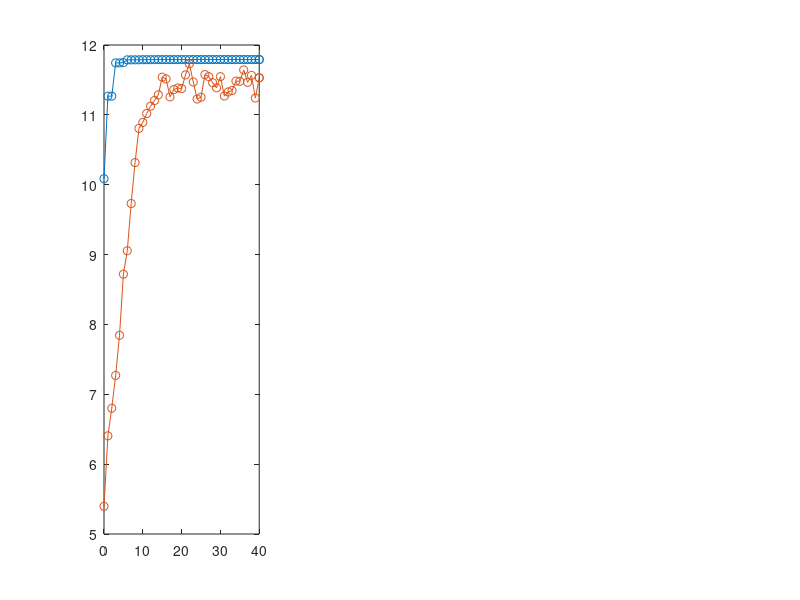

Reproduce this figure in MATLAB. (Note: this script raises an error after producing the figure.)
function b2_plot_optmization
close all  
clc
clear variables
load b1_Ind_min_max_gen_report.mat mytable
load b1_Ind_min_max Masterresult


idx = find(mytable(:,1) == 0);           % Find where iteration resets
idx(end+1) = size(mytable,1)+1;          % Add end index

C = cell(numel(idx)-1,1);          % Preallocate cell array

for i = 1:numel(idx)-1
    C{i} = mytable(idx(i):idx(i+1)-1, :);  % Extract submatrix between zeros
end
Ylabel={'COD utilized (g l^{-1})','Biomass (g l^{-1})','Polymer (g l^{-1})'};
title='a':'z';

fig=figure();
set(gcf,'color','w');
for i=1:3
    subplot(1,3,i)
    dd=[1 -1 -1].*C{i};
    h=plot(dd(:,1),dd(:,2:3),'o-');
    h(1).Parent.XLabel.String='Iterations';
    h(1).Parent.YLabel.String=Ylabel{i};
    h(1).Parent.Title.String=['(' title(i) ')'];
    [h.LineWidth]=deal(1.5); %% line with of plot
    h(1).Parent.LineWidth=1.5;%% line width of axes
    h(1).Parent.FontSize=12;
    h(1).Parent.LabelFontSizeMultiplier=1.1;

 
    % % h(1).Parent.YLim=[-40 40];
    % % h(1).Parent.XLim=[0 31];
    % h(1).Parent.ColorOrder=[1 0 0 ; 0 1 0; 0 0 1; 1 0 1];
    % h(1).Parent.YLabel.String='Residuals (standardized)';
    % yline([-3 3],'--r');
    h2=legend;
    h2.String={"Best","Population avg"};
    h2.Interpreter="none";
    h2.Location='best';
    box on
end
copygraphics(fig,'Resolution',600,'BackgroundColor','white','Padding','tight','PreserveAspectRatio','on')
exportgraphics(fig,'Fig S1.png','Resolution',600)
disp (" ");
